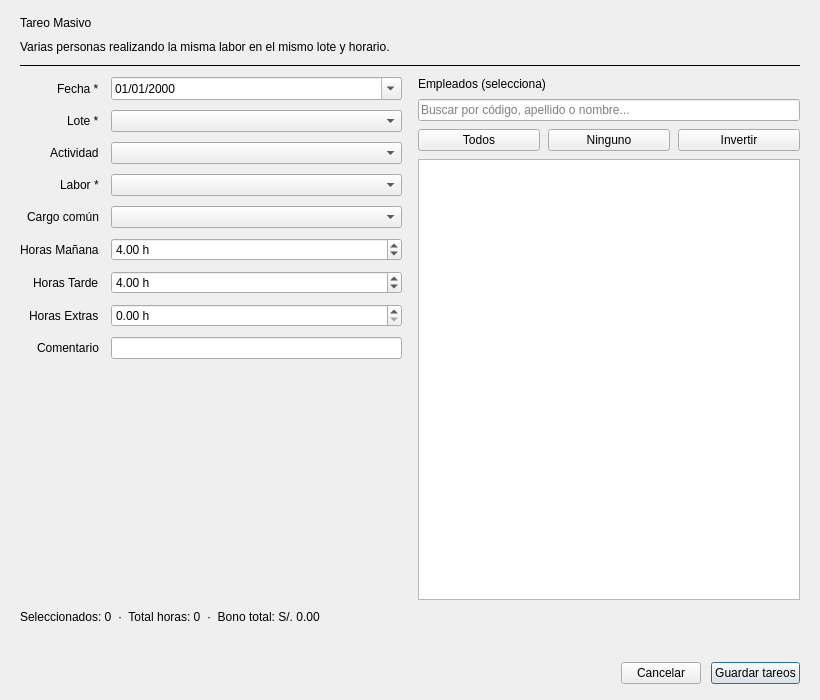
<?xml version="1.0" encoding="UTF-8"?>
<ui version="4.0">
 <class>TareoMasivo</class>
 <widget class="QDialog" name="TareoMasivo">
  <property name="geometry"><rect><x>0</x><y>0</y><width>820</width><height>700</height></rect></property>
  <property name="windowTitle"><string>Tareo Masivo — Cuadrilla</string></property>
  <layout class="QVBoxLayout" name="lytRoot">
   <property name="leftMargin"><number>20</number></property>
   <property name="topMargin"><number>16</number></property>
   <property name="rightMargin"><number>20</number></property>
   <property name="bottomMargin"><number>16</number></property>
   <property name="spacing"><number>10</number></property>
   <item><widget class="QLabel" name="lblTitulo"><property name="text"><string>Tareo Masivo</string></property></widget></item>
   <item><widget class="QLabel" name="lblSub"><property name="text"><string>Varias personas realizando la misma labor en el mismo lote y horario.</string></property></widget></item>
   <item><widget class="QFrame" name="lineSep"><property name="frameShape"><enum>QFrame::HLine</enum></property><property name="frameShadow"><enum>QFrame::Plain</enum></property></widget></item>

   <item>
    <layout class="QHBoxLayout" name="lytCuerpo">
     <property name="spacing"><number>16</number></property>

     <item>
      <layout class="QFormLayout" name="lytForm">
       <property name="horizontalSpacing"><number>12</number></property>
       <property name="verticalSpacing"><number>10</number></property>
       <property name="labelAlignment"><set>Qt::AlignRight|Qt::AlignVCenter</set></property>

       <item row="0" column="0"><widget class="QLabel" name="l1"><property name="text"><string>Fecha *</string></property></widget></item>
       <item row="0" column="1"><widget class="QDateEdit" name="dtFecha"><property name="calendarPopup"><bool>true</bool></property><property name="displayFormat"><string>dd/MM/yyyy</string></property></widget></item>

       <item row="1" column="0"><widget class="QLabel" name="l2"><property name="text"><string>Lote *</string></property></widget></item>
       <item row="1" column="1"><widget class="QComboBox" name="cboLote"/></item>

       <item row="2" column="0"><widget class="QLabel" name="l3"><property name="text"><string>Actividad</string></property></widget></item>
       <item row="2" column="1"><widget class="QComboBox" name="cboActividad"/></item>

       <item row="3" column="0"><widget class="QLabel" name="l4"><property name="text"><string>Labor *</string></property></widget></item>
       <item row="3" column="1"><widget class="QComboBox" name="cboLabor"/></item>

       <item row="4" column="0"><widget class="QLabel" name="l5"><property name="text"><string>Cargo común</string></property></widget></item>
       <item row="4" column="1"><widget class="QComboBox" name="cboCargo"/></item>

       <item row="5" column="0"><widget class="QLabel" name="l6"><property name="text"><string>Horas Mañana</string></property></widget></item>
       <item row="5" column="1"><widget class="QDoubleSpinBox" name="spHM"><property name="maximum"><double>24.0</double></property><property name="decimals"><number>2</number></property><property name="suffix"><string> h</string></property><property name="value"><double>4.0</double></property></widget></item>

       <item row="6" column="0"><widget class="QLabel" name="l7"><property name="text"><string>Horas Tarde</string></property></widget></item>
       <item row="6" column="1"><widget class="QDoubleSpinBox" name="spHT"><property name="maximum"><double>24.0</double></property><property name="decimals"><number>2</number></property><property name="suffix"><string> h</string></property><property name="value"><double>4.0</double></property></widget></item>

       <item row="7" column="0"><widget class="QLabel" name="l8"><property name="text"><string>Horas Extras</string></property></widget></item>
       <item row="7" column="1"><widget class="QDoubleSpinBox" name="spHE"><property name="maximum"><double>24.0</double></property><property name="decimals"><number>2</number></property><property name="suffix"><string> h</string></property></widget></item>

       <item row="8" column="0"><widget class="QLabel" name="l9"><property name="text"><string>Comentario</string></property></widget></item>
       <item row="8" column="1"><widget class="QLineEdit" name="txtComent"/></item>
      </layout>
     </item>

     <item>
      <layout class="QVBoxLayout" name="lytLado">
       <property name="spacing"><number>8</number></property>
       <item><widget class="QLabel" name="lblEmpTit"><property name="text"><string>Empleados (selecciona)</string></property></widget></item>
       <item><widget class="QLineEdit" name="txtBuscar"><property name="placeholderText"><string>Buscar por código, apellido o nombre...</string></property></widget></item>
       <item>
        <layout class="QHBoxLayout" name="lytAccTodos">
         <item><widget class="QPushButton" name="btnTodos"><property name="text"><string>Todos</string></property><property name="cursor"><cursorShape>PointingHandCursor</cursorShape></property></widget></item>
         <item><widget class="QPushButton" name="btnNinguno"><property name="text"><string>Ninguno</string></property><property name="cursor"><cursorShape>PointingHandCursor</cursorShape></property></widget></item>
         <item><widget class="QPushButton" name="btnInvertir"><property name="text"><string>Invertir</string></property><property name="cursor"><cursorShape>PointingHandCursor</cursorShape></property></widget></item>
        </layout>
       </item>
       <item><widget class="QListWidget" name="lstEmpleados"><property name="minimumSize"><size><width>320</width><height>0</height></size></property></widget></item>
      </layout>
     </item>
    </layout>
   </item>

   <item><widget class="QLabel" name="lblResumen"><property name="text"><string>Seleccionados: 0  ·  Total horas: 0  ·  Bono total: S/. 0.00</string></property></widget></item>
   <item><widget class="QLabel" name="lblError"><property name="text"><string/></property><property name="minimumSize"><size><width>0</width><height>18</height></size></property></widget></item>
   <item>
    <layout class="QHBoxLayout" name="lytBtns">
     <item><spacer name="spB"><property name="orientation"><enum>Qt::Horizontal</enum></property><property name="sizeHint" stdset="0"><size><width>40</width><height>20</height></size></property></spacer></item>
     <item><widget class="QPushButton" name="btnCancelar"><property name="text"><string>Cancelar</string></property><property name="cursor"><cursorShape>PointingHandCursor</cursorShape></property></widget></item>
     <item><widget class="QPushButton" name="btnGuardar"><property name="text"><string>Guardar tareos</string></property><property name="cursor"><cursorShape>PointingHandCursor</cursorShape></property><property name="default"><bool>true</bool></property></widget></item>
    </layout>
   </item>
  </layout>
 </widget>
 <resources/>
 <connections/>
</ui>
